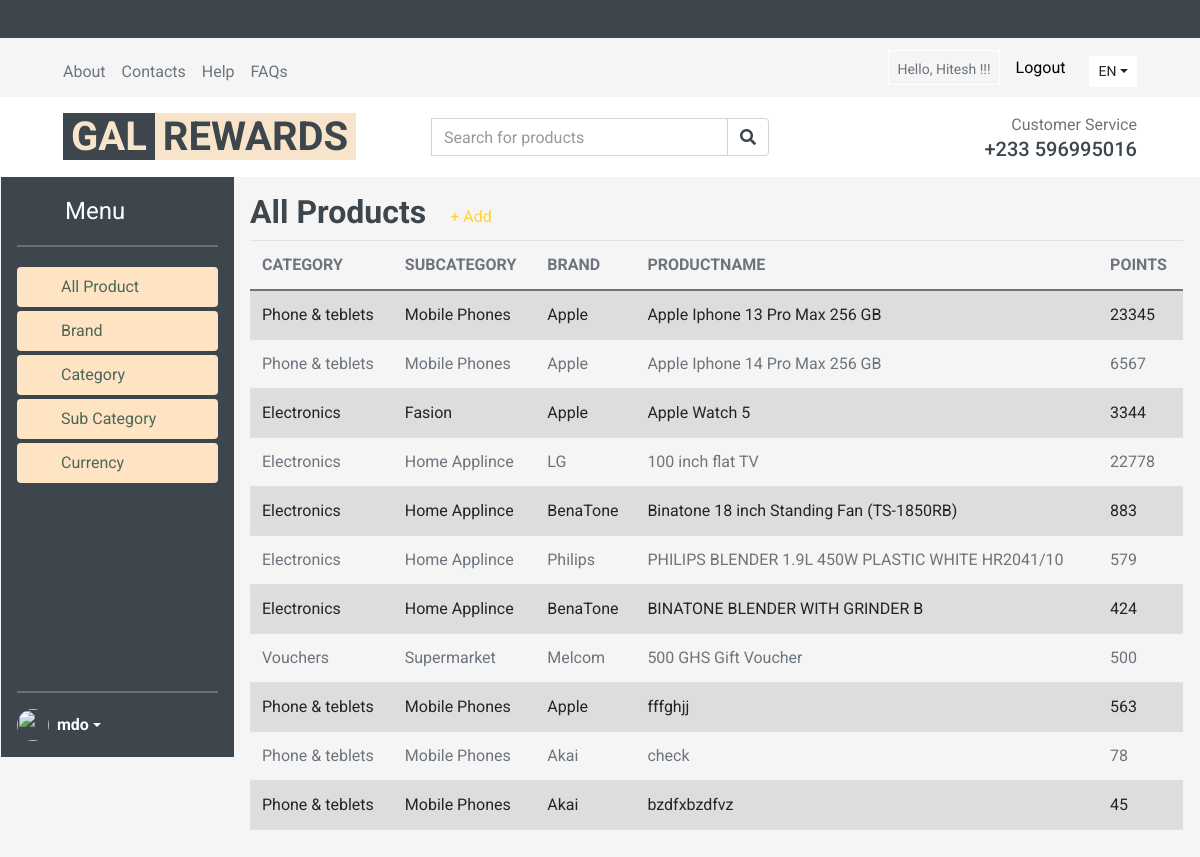
The app's page /adminHome/ (signed in) with its own data.
### Product/models.py (models this page shows, shortened)
class product(models.Model):
    Category= models.ForeignKey('category', on_delete=models.CASCADE,to_field='category',blank=True)
    subCategory=models.ForeignKey('subCategory', on_delete=models.CASCADE,to_field='subCategory',blank=True)
    Brand = models.ForeignKey('brand',on_delete=models.CASCADE,to_field='Brand',blank=True)
    ProductName = models.CharField(max_length=50, unique=True)
    purchaseCurrency = models.CharField(max_length=3,choices=CURRNECY_CHOOSE, default='ghs',blank=True)
    purchaseAmount = models.CharField(max_length=25,blank=True)
    usdConversionRate= models.DecimalField(max_digits=10,decimal_places=2,blank=True)
    costInUsd = models.IntegerField(blank=True)
    perPointCost=models.DecimalField(max_digits=5,decimal_places=4,default=0.9570,blank=True)
    points=models.IntegerField(blank=True)
    specifications= HTMLField(blank=True)
    status = models.BooleanField(default=True)
    productImage = models.ImageField(upload_to="product/",max_length=250,null=True,default=None,blank=True)

class category(models.Model):
    category = models.CharField(max_length=30, unique=True)
    status = models.BooleanField(default=True)
    country = models.CharField(max_length=15,choices=COUNTRY_CHOOSE,default='ghana')
    def __str__(self):
        return self.category

class subCategory(models.Model):
    subCategory = models.CharField(max_length=30, unique=True)
    categoryL = models.ForeignKey('category', on_delete=models.CASCADE, to_field='category')
    def __str__(self):
        return self.subCategory

class brand(models.Model):
    Brand = models.CharField(max_length=30, unique=True)
    def __str__(self):
        return self.Brand

### my/views.py (the view)
# urls.py: path('adminHome/',views.adminHome,name='adminHome'),
def adminHome(request):
    all_product=product.objects.all()
    data={
         'allProduct':all_product,
    }
    return render(request,'adminPanel/adminHome.html',data)

### templates/adminPanel/adminHome.html
{% include "adminPanel/adminHeader.html"%}
{% if user.is_authenticated %}
<div class="d-flex flex-column flex-shrink-0 p-3 col-md">
    <div class="d-flex align-items-center">
        <div class="d-inline-block">
        <h2 class="">All Products</h2>
        </div>
        <div class="col-5 pl-4">
        <a href="{% url 'addProduct'%}">+ Add</a>
        </div>
    </div>
    <table class="table table-striped">
        <thead>
            <tr>
                <th scope="col">CATEGORY</th>
                <th scope="col">SUBCATEGORY</th>
                <th scope="col">BRAND</th>
                <th scope="col">PRODUCTNAME</th>
                <th scope="col">POINTS</th>
            </tr>
        </thead>
        <tbody>
           {% for n in allProduct%}
            <tr>
                <td>{{n.Category}}</td>
                <td>{{n.subCategory}}</td>
                <td>{{n.Brand}}</td>
                <td>{{n.ProductName}}</td>
                <td>{{n.points}}</td>
            </tr>
            {%endfor%}
        </tbody>
    </table>
  </div>
{%endif%}
{% include "adminPanel/adminFooter.html" %}

### templates/adminPanel/adminHeader.html (shortened to what this page needs)
{% load static %}
<!DOCTYPE html>
<html lang="en">
<head>
    <link href="https://cdn.jsdelivr.net/npm/bootstrap@5.0.2/dist/css/bootstrap.min.css" rel="stylesheet">
    <link href="../assets/dist/css/bootstrap.min.css" rel="stylesheet">
     <link href="https://cdnjs.cloudflare.com/ajax/libs/font-awesome/5.10.0/css/all.min.css" rel="stylesheet">
     <link href="lib/animate/animate.min.css" rel="stylesheet">
     <link href="lib/owlcarousel/assets/owl.carousel.min.css" rel="stylesheet">
     <link rel="stylesheet" href="{% static 'css/style1.css' %}">
</head>
<body>
    <div class="text-center bg-dark text-light"> <h2>Admin Panel</h2></div>
    {% if user.is_authenticated %}
    <div class="container-fluid">
        <div class="row bg-secondary py-1 px-xl-5">
            <div class="col-lg-4 d-none d-lg-block">
                <div class="d-inline-flex align-items-center h-100">
                    <a class="text-body mr-3" href="">About</a>
                    <a class="text-body mr-3" href="">Contacts</a>
                    <a class="text-body mr-3" href="">Help</a>
                    <a class="text-body mr-3" href="">FAQs</a>
                </div>
            </div>
            <div class="col-lg-4 text-center text-lg-center">
            </div>
            <div class="col-lg-4 text-center text-lg-right">
                <div class="d-inline-flex align-items-center">
                    <div class="btn-group ">
                       <label class="btn btn-sm btn-light  --dark text-body mr-3 pt-2" style="color:black; background:transparent" >Hello, {{user.first_name}} !!!</label>
                    </div>
                   <div class="btn-group mr-4">
                    <label for="logout" >
                      <a href="{% url 'logout' %}" style="color: black;">Logout</a>
                    </label>
                   </div>
                    <div class="btn-group">
                        <button type="button" class="btn btn-sm btn-light dropdown-toggle" data-toggle="dropdown">EN</button>
                    </div>
                </div>
            </div>
        </div>
        <div class="row align-items-center bg-light py-3 px-xl-5 d-none d-lg-flex">
            <div class="col-lg-4">
                <a href="{%url 'adminHome' %}" class="text-decoration-none">
                    <span class="h1 text-uppercase bg-dark px-2" style="color: #f7e4cb;">GAL</span>
                    <span class="h1 text-uppercase text-dark px-2 ml-n1" style="background-color: #f7e4cb;">REWARDS</span>
                </a>
            </div>
            <div class="col-lg-4 col-6 text-left">
                <form action="" method="Post">
                    <div class="input-group">
                        <input type="text" class="form-control" placeholder="Search for products" name="serach">
                        <div class="input-group-append">
                            <span class="input-group-text bg-transparent text-dark">
                                <i class="fa fa-search"></i>
                            </span>
                        </div>
                    </div>
                </form>
            </div>
            <div class="col-lg-4 col-6 text-right">
                <p class="m-0">Customer Service</p>
                <h5 class="m-0">+233 596995016</h5>
            </div>
        </div>
    </div>
      <div class="row px-3">
    <div class="d-flex flex-column flex-shrink-0 p-3 text-white bg-dark col-" style="height: 580px; width:233px;">
        <a href="/" class="d-flex align-items-center mb-3 mb-md-0 me-md-auto text-white text-decoration-none">
          <svg class="bi me-2" width="40" height="32"><use xlink:href="#bootstrap"/></svg>
          <span class="fs-4">Menu</span>
        </a>
        <hr>
        <ul class="nav nav-pills flex-column mb-auto" >
          <li class="nav-item pt-1">
            <a href="{%url 'adminHome'%}" class="nav-link active" aria-current="page" style="background-color: bisque; color: #4E6659">
              <svg class="bi me-2" width="16" height="16"><use xlink:href="#home"/></svg>
              All Product
            </a>
          </li>
          <li class="nav-item pt-1" >
            <a href="{%url 'adminBrand'%}" class="nav-link active" aria-current="page" style="background-color: bisque; color: #4E6659">
              <svg class="bi me-2" width="16" height="16"><use xlink:href="#home"/></svg>
              Brand
            </a>
          </li>
          <li class="nav-item pt-1" >
            <a href="{%url 'adminCategory'%}" class="nav-link active" aria-current="page" style="background-color: bisque; color: #4E6659">
              <svg class="bi me-2" width="16" height="16"><use xlink:href="#home"/></svg>
              Category
            </a>
          </li>
          <li class="nav-item pt-1" >
            <a href="{%url 'adminSubCategory'%}" class="nav-link active" aria-current="page" style="background-color: bisque; color: #4E6659">
              <svg class="bi me-2" width="16" height="16"><use xlink:href="#home"/></svg>
              Sub Category
            </a>
          </li>
          <li class="nav-item pt-1" >
            <a href="{%url 'adminCurrency'%}" class="nav-link active" aria-current="page" style="background-color: bisque; color: #4E6659">
              <svg class="bi me-2" width="16" height="16"><use xlink:href="#home"/></svg>
              Currency
            </a>
          </li>
        </ul>
        <hr>
        <div class="dropdown">
          <a href="#" class="d-flex align-items-center text-white text-decoration-none dropdown-toggle" id="dropdownUser1" data-bs-toggle="dropdown" aria-expanded="false">
            <img src="" alt="" width="32" height="32" class="rounded-circle me-2">
            <strong>mdo</strong>
          </a>
        </div>
      </div>
      {% endif%}

### records on screen
product: Category "Phone & teblets", subCategory "Mobile Phones", Brand "Apple", ProductName "Apple Iphone 13 Pro Max 256 GB", points "23345"
product: Category "Phone & teblets", subCategory "Mobile Phones", Brand "Apple", ProductName "Apple Iphone 14 Pro Max 256 GB", points "6567"
product: Category "Electronics", subCategory "Fasion", Brand "Apple", ProductName "Apple Watch 5", points "3344"
product: Category "Electronics", subCategory "Home Applince", Brand "LG", ProductName "100 inch flat TV", points "22778"
product: Category "Electronics", subCategory "Home Applince", Brand "BenaTone", ProductName "Binatone 18 inch Standing Fan (TS-1850RB)", points "883"
product: Category "Electronics", subCategory "Home Applince", Brand "Philips", ProductName "PHILIPS BLENDER 1.9L 450W PLASTIC WHITE HR2041/10", points "579"
product: Category "Electronics", subCategory "Home Applince", Brand "BenaTone", ProductName "BINATONE BLENDER WITH GRINDER B", points "424"
product: Category "Vouchers", subCategory "Supermarket", Brand "Melcom", ProductName "500 GHS Gift Voucher", points "500"
product: Category "Phone & teblets", subCategory "Mobile Phones", Brand "Apple", ProductName "fffghjj", points "563"
product: Category "Phone & teblets", subCategory "Mobile Phones", Brand "Akai", ProductName "check", points "78"
product: Category "Phone & teblets", subCategory "Mobile Phones", Brand "Akai", ProductName "bzdfxbzdfvz", points "45"

### other values on screen
{{ user.first_name }} "Hitesh"
